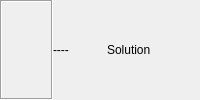
    <widget class="QWidget" name="Panel5" native="true">
     <property name="enabled">
      <bool>true</bool>
     </property>
     <property name="sizePolicy">
      <sizepolicy hsizetype="Preferred" vsizetype="Fixed">
       <horstretch>0</horstretch>
       <verstretch>0</verstretch>
      </sizepolicy>
     </property>
     <property name="toolTip">
      <string/>
     </property>
     <property name="text" stdset="0">
      <string/>
     </property>
     <layout class="QHBoxLayout" name="horizontalLayout">
      <property name="spacing">
       <number>0</number>
      </property>
      <property name="leftMargin">
       <number>0</number>
      </property>
      <property name="topMargin">
       <number>0</number>
      </property>
      <property name="rightMargin">
       <number>0</number>
      </property>
      <property name="bottomMargin">
       <number>0</number>
      </property>
      <item>
       <widget class="QLabel" name="IndQ">
        <property name="enabled">
         <bool>true</bool>
        </property>
        <property name="toolTip">
         <string/>
        </property>
        <property name="frameShape">
         <enum>QFrame::Box</enum>
        </property>
        <property name="frameShadow">
         <enum>QFrame::Sunken</enum>
        </property>
        <property name="text">
         <string/>
        </property>
       </widget>
      </item>
      <item>
       <widget class="QLabel" name="SolS">
        <property name="enabled">
         <bool>true</bool>
        </property>
        <property name="toolTip">
         <string/>
        </property>
        <property name="text">
         <string>----</string>
        </property>
       </widget>
      </item>
      <item>
       <widget class="QLabel" name="SolQ">
        <property name="enabled">
         <bool>true</bool>
        </property>
        <property name="toolTip">
         <string/>
        </property>
        <property name="text">
         <string>Solution</string>
        </property>
       </widget>
      </item>
      <item>
       <widget class="QPushButton" name="BtnSolType2">
        <property name="enabled">
         <bool>true</bool>
        </property>
        <property name="sizePolicy">
         <sizepolicy hsizetype="Fixed" vsizetype="Fixed">
          <horstretch>0</horstretch>
          <verstretch>0</verstretch>
         </sizepolicy>
        </property>
        <property name="toolTip">
         <string/>
        </property>
        <property name="text">
         <string/>
        </property>
        <property name="icon">
         <iconset resource="RTKNAVI-BH.qrc">
          <normaloff>:/buttons/down.bmp</normaloff>:/buttons/down.bmp</iconset>
        </property>
        <property name="flat">
         <bool>true</bool>
        </property>
       </widget>
      </item>
     </layout>
    </widget>
